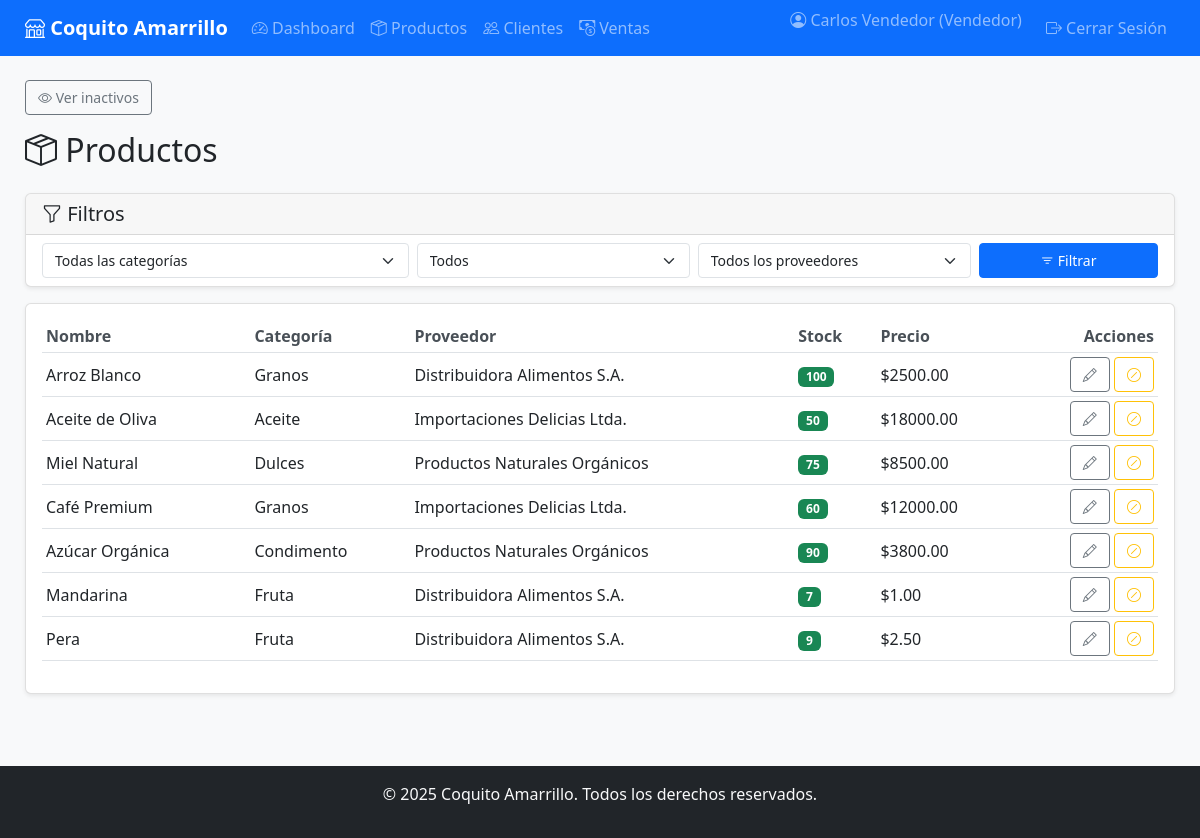
/products/ (signed in), run on the app's committed database.
### app/models/user.py (models this page shows, shortened)
class User(UserMixin, db.Model):
    __tablename__ = 'usuarios'
    id_usuario = db.Column(db.Integer, primary_key=True)
    nombre = db.Column(db.String(100), nullable=False)
    email = db.Column(db.String(100), nullable=False, unique=True)
    _password_hash = db.Column('password', db.String(255), nullable=False)
    rol_id = db.Column(db.Integer, db.ForeignKey('roles.id_rol'), nullable=False)
    activo = db.Column(db.Boolean, default=True)  # Campo para soft delete
    fecha_eliminacion = db.Column(db.DateTime)    # Fecha de desactivación
    fecha_registro = db.Column(db.DateTime)
    rol = relationship('Role', back_populates='usuarios')
    empleado_asociado = relationship('Staff', back_populates='usuario', uselist=False)
    @property
    def password(self):
        raise AttributeError('La contraseña no es legible')
    @password.setter
    def password(self, raw_password):
        self.validate_password_strength(raw_password)
        self._password_hash = bcrypt.generate_password_hash(raw_password).decode('utf-8')

### app/models/role.py (models this page shows, shortened)
class Role(db.Model):
    __tablename__ = 'roles'
    id_rol = db.Column(db.Integer, primary_key=True)
    nombre = db.Column(db.String(50), nullable=False, unique=True)
    descripcion = db.Column(db.String(150))
    activo = db.Column(db.Boolean, default=True)
    fecha_eliminacion = db.Column(db.DateTime)
    usuarios = relationship('User', back_populates='rol', cascade='save-update, merge')

### app/models/product.py (models this page shows, shortened)
class Product(db.Model):
    __tablename__ = 'productos'
    id_producto = db.Column(db.Integer, primary_key=True)
    nombre = db.Column(db.String(100), nullable=False)
    categoria = db.Column(db.String(100), nullable=False)
    descripcion = db.Column(db.Text)
    precio = db.Column(db.Numeric(10, 2), nullable=False)
    stock = db.Column(db.Integer, default=0)
    proveedor_id = db.Column(db.Integer, db.ForeignKey('proveedores.id_proveedor'))
    activo = db.Column(db.Boolean, default=True)  # Campo para soft delete
    fecha_eliminacion = db.Column(db.DateTime)    # Fecha de desactivación
    proveedor = relationship('Supplier', back_populates='productos')
    ventas = relationship('SaleProduct', back_populates='producto')
    ordenes_cliente = relationship('ClientOrderProduct', back_populates='producto')
    ordenes_proveedor = relationship('SupplierOrderProduct', back_populates='producto')

### app/models/supplier.py (models this page shows, shortened)
class Supplier(db.Model):
    __tablename__ = 'proveedores'
    id_proveedor = db.Column(db.Integer, primary_key=True)
    nombre = db.Column(db.String(100), nullable=False)
    contacto = db.Column(db.String(100))
    ciudad_id = db.Column(db.Integer, db.ForeignKey('ciudades.id_ciudad'))
    activo = db.Column(db.Boolean, default=True)
    fecha_eliminacion = db.Column(db.DateTime)
    ciudad = relationship('City', back_populates='proveedores')
    productos = relationship('Product', back_populates='proveedor')
    ordenes = relationship('SupplierOrder', back_populates='proveedor')
    empleados = relationship('Staff', back_populates='proveedor')

### app/routes/products.py (the view)
@products_bp.route('/')
@login_required
def list_products():
    products = Product.query.all()
    if current_user.rol.nombre not in ['Administrador', 'Vendedor']:
        flash('No tienes permisos para acceder a esta página', 'danger')
        return redirect(url_for('dashboard.dashboard'))
    categorias = [row[0] for row in db.session.query(distinct(Product.categoria)).all() if row[0]]
    proveedores = Supplier.query.filter_by(activo=True).all()
    try:
        mostrar_inactivos = request.args.get('mostrar_inactivos', 'false').lower() in ['1', 'true', 'yes']
        if mostrar_inactivos:
            products = Product.query.all()
        else:
            products = Product.query.filter_by(activo=True).all()
        categoria = request.args.get('categoria', '').strip()
        disponibilidad = request.args.get('disponibilidad', '').strip()
        proveedor_id = request.args.get('proveedor', '').strip()
        query = Product.query
        if not (mostrar_inactivos and current_user.rol.nombre == 'Administrador'):
            query = query.filter(Product.activo == True)
        if categoria:
            query = query.filter(Product.categoria.ilike(f"%{categoria}%"))
        if disponibilidad == 'disponible':
            query = query.filter(Product.stock > 0)
        elif disponibilidad == 'agotado':
            query = query.filter(Product.stock == 0)
        if proveedor_id:
            query = query.filter(Product.proveedor_id == int(proveedor_id))
        products = query.all()
        form = EmptyForm()
        return render_template(
            'products/list.html',
            products=products,
            mostrar_inactivos=mostrar_inactivos,
            proveedores=proveedores,
            categorias=categorias,
            form=form
            )
    except Exception as e:
        flash(f'Error al cargar Productos: {str(e)}', 'danger')
        return redirect(url_for('dashboard.dashboard'))

### app/forms.py
class EmptyForm(FlaskForm):
    pass

### app/__init__.py (called while the page is built)
@login_manager.user_loader
def load_user(user_id):
    from app.models import User
    return User.query.get(int(user_id))

### app/templates/products/list.html (shortened to what this page needs)
{% extends "base.html" %}
{% block content %}
<div class="mb-3 align-items-right">
    {% if mostrar_inactivos %}
    <a href="{{ url_for('products.list_products') }}" class="btn btn-sm btn-outline-secondary">
        <i class="bi bi-eye-slash"></i> Ocultar inactivos
    </a>
    {% else %}
    <a href="{{ url_for('products.list_products', mostrar_inactivos='true') }}"
        class="btn btn-sm btn-outline-secondary">
        <i class="bi bi-eye"></i> Ver inactivos
    </a>
    {% endif %}
</div>
<div class="d-flex justify-content-between align-items-center mb-3 mb-md-4">
    <h1 class="h2 mb-0 text-dark"><i class="bi bi-box-seam d-none d-md-inline"></i> Productos</h1>
</div>
<div class="card mb-3">
    <div class="card-header py-2">
        <h5 class="card-title mb-0 d-none d-md-block"><i class="bi bi-funnel"></i> Filtros</h5>
    </div>
    <div class="collapse d-md-block" id="filtersCollapse">
        <div class="card-body py-2">
            <form method="GET" class="row g-2">
                <div class="col-12 col-md-4">
                    <select class="form-select form-select-sm" name="categoria">
                        <option value="">Todas las categorías</option>
                    </select>
                </div>
                <div class="col-12 col-md-3">
                    <select class="form-select form-select-sm" name="disponibilidad">
                        <option value="">Todos</option>
                    </select>
                </div>
                {% if proveedores %}
                <div class="col-12 col-md-3">
                    <select class="form-select form-select-sm" name="proveedor">
                        <option value="">Todos los proveedores</option>
                    </select>
                </div>
                {% endif %}
                <div class="col-12 col-md-2">
                    <button type="submit" class="btn btn-primary btn-sm w-100">
                        <i class="bi bi-filter"></i> <span class="d-none d-md-inline">Filtrar</span>
                    </button>
                </div>
            </form>
        </div>
    </div>
</div>
<div class="card">
    <div class="card-body table-responsive">
        {% if products %}
        <table class="table table-sm table-hover align-middle">
            <thead>
                <tr>
                    <th>Nombre</th>
                    <th>Categoría</th>
                    <th>Proveedor</th>
                    <th>Stock</th>
                    <th>Precio</th>
                    <th class="text-end">Acciones</th>
                </tr>
            </thead>
            <tbody>
                {% for product in products %}
                <tr>
                    <td>{{ product.nombre }}</td>
                    <td>{{ product.categoria }}</td>
                    <td>{{ product.proveedor.nombre if product.proveedor else '-' }}</td>
                    <td>
                        {% if product.stock > 0 %}
                        <span class="badge bg-success">{{ product.stock }}</span>
                        {% else %}
                        <span class="badge bg-danger">Agotado</span>
                        {% endif %}
                    </td>
                    <td>${{ '%.2f'|format(product.precio) }}</td>
                    <td class="text-end">
                        <a href="{{ url_for('products.edit_product', product_id=product.id_producto) }}"
                            class="btn btn-sm btn-outline-secondary">
                            <i class="bi bi-pencil"></i>
                        </a>
                        {% if product.activo %}
                        <form action="{{ url_for('products.delete_product', product_id=product.id_producto) }}"
                            method="POST" class="d-inline">
                            <button type="submit" class="btn btn-sm btn-outline-warning"
                                onclick="return confirm('¿Seguro que deseas desactivar este producto?')">
                                <i class="bi bi-slash-circle"></i>
                            </button>
                        </form>
                        {% endif %}
                    </td>
                </tr>
                {% endfor %}
            </tbody>
        </table>
        {% else %}
        <p class="text-center text-muted">No se encontraron productos.</p>
        {% endif %}
    </div>
</div>
{% endblock %}

### app/templates/base.html (shortened to what this page needs)
<!DOCTYPE html>
<html lang="es">
<head>
    <link href="https://cdn.jsdelivr.net/npm/bootstrap@5.3.0/dist/css/bootstrap.min.css" rel="stylesheet">
    <link rel="stylesheet" href="https://cdn.jsdelivr.net/npm/bootstrap-icons@1.10.0/font/bootstrap-icons.css">
    <link rel="stylesheet" href="https://cdnjs.cloudflare.com/ajax/libs/font-awesome/6.4.0/css/all.min.css">
    <link rel="stylesheet" href="{{ url_for('static', filename='css/style.css') }}">
</head>
<body>
    <nav class="navbar navbar-expand-lg navbar-dark bg-primary">
        <div class="container-fluid">
            <a class="navbar-brand" href="{{ url_for('dashboard.dashboard') }}">
                <i class="bi bi-shop"></i> Coquito Amarrillo
            </a>
            <div class="collapse navbar-collapse" id="navbarNav">
                <ul class="navbar-nav me-auto">
                    {% if current_user.is_authenticated %}
                    <li class="nav-item">
                        <a class="nav-link" href="{{ url_for('dashboard.dashboard') }}">
                            <i class="bi bi-speedometer2"></i> Dashboard
                        </a>
                    </li>
                    {% if current_user.rol.nombre in ['Administrador', 'Vendedor'] %}
                    <li class="nav-item">
                        <a class="nav-link" href="{{ url_for('products.list_products') }}">
                            <i class="bi bi-box-seam"></i> Productos
                        </a>
                    </li>
                    <li class="nav-item">
                        <a class="nav-link" href="{{ url_for('clients.list_clients') }}">
                            <i class="bi bi-people"></i> Clientes
                        </a>
                    </li>
                    <li class="nav-item">
                        <a class="nav-link" href="{{ url_for('sales.list_sales') }}">
                            <i class="bi bi-cash-coin"></i> Ventas
                        </a>
                    </li>
                    {% endif %}
                    {% endif %}
                </ul>
                <ul class="navbar-nav">
                    {% if current_user.is_authenticated %}
                    <li class="nav-item">
                        <span class="navbar-text me-3">
                            <i class="bi bi-person-circle"></i> {{ current_user.nombre }} ({{ current_user.rol.nombre
                            }})
                        </span>
                    </li>
                    <li class="nav-item">
                        <a class="nav-link" href="{{ url_for('auth.logout') }}">
                            <i class="bi bi-box-arrow-right"></i> Cerrar Sesión
                        </a>
                    </li>
                    {% else %}
                    <li class="nav-item">
                        <a class="nav-link" href="{{ url_for('auth.login') }}">
                            <i class="bi bi-box-arrow-in-right"></i> Iniciar Sesión
                        </a>
                    </li>
                    {% endif %}
                </ul>
            </div>
        </div>
    </nav>
    <div class="container-fluid mt-4">
        <div class="row">
            <main class="col-md-12">
                {% block content %}{% endblock %}
            </main>
        </div>
    </div>
    <footer class="bg-dark text-light text-center py-3 mt-5">
        <div class="container">
            <p>&copy; 2025 Coquito Amarrillo. Todos los derechos reservados.</p>
        </div>
    </footer>
</body>
</html>

### app/static/css/style.css (style rules this page uses)
:root { --primary-color: #0d6efd; --secondary-color: #6c757d; --success-color: #198754; --danger-color: #dc3545; --warning-color: #ffc107; --info-color: #0dcaf0; --breakpoint-sm: 576px; --breakpoint-md: 768px; --breakpoint-lg: 992px; --breakpoint-xl: 1200px; }
body { font-family: 'Segoe UI', Tahoma, Geneva, Verdana, sans-serif; background-color: #f8f9fa; min-height: 100vh; display: flex; flex-direction: column; }
.navbar-brand { font-weight: bold; }
.navbar-nav .nav-link { padding: 0.5rem 0.8rem; }
.container-fluid { padding-left: 15px; padding-right: 15px; }
.card { box-shadow: 0 0.125rem 0.25rem rgba(0, 0, 0, 0.075); border: 1px solid rgba(0, 0, 0, 0.125); margin-bottom: 1.5rem; }
.card-header { background-color: rgba(0, 0, 0, 0.03); border-bottom: 1px solid rgba(0, 0, 0, 0.125); padding: 0.75rem 1rem; }
.table-responsive { overflow-x: auto; -webkit-overflow-scrolling: touch; }
.table th { border-top: none; font-weight: 600; color: #495057; white-space: nowrap; }
.table td { vertical-align: middle; }
.btn { padding: 0.375rem 0.75rem; font-size: 0.875rem; }
.form-control, .form-select { padding: 0.375rem 0.75rem; font-size: 0.875rem; }
@media (min-width: 769px) { .container-fluid { padding-left: 25px; padding-right: 25px; } }
@media (min-width: 769px) { .navbar-nav .nav-link { padding: 0.5rem 1rem; } }
body { display: flex; flex-direction: column; min-height: 100vh; }
main { flex: 1 0 auto; }
footer { flex-shrink: 0; }

### data on the page
User: nombre "Carlos Vendedor"
Role: rol.nombre "Vendedor"
Product: nombre "Arroz Blanco", categoria "Granos", proveedor "Distribuidora Alimentos S.A.", stock "100", precio "2500.00"
Product: nombre "Aceite de Oliva", categoria "Aceite", proveedor "Importaciones Delicias Ltda.", stock "50", precio "18000.00"
Product: nombre "Miel Natural", categoria "Dulces", proveedor "Productos Naturales Orgánicos", stock "75", precio "8500.00"
Product: nombre "Café Premium", categoria "Granos", proveedor "Importaciones Delicias Ltda.", stock "60", precio "12000.00"
Product: nombre "Azúcar Orgánica", categoria "Condimento", proveedor "Productos Naturales Orgánicos", stock "90", precio "3800.00"
Product: nombre "Mandarina", categoria "Fruta", proveedor "Distribuidora Alimentos S.A.", stock "7", precio "1.00"
Product: nombre "Pera", categoria "Fruta", proveedor "Distribuidora Alimentos S.A.", stock "9", precio "2.50"
